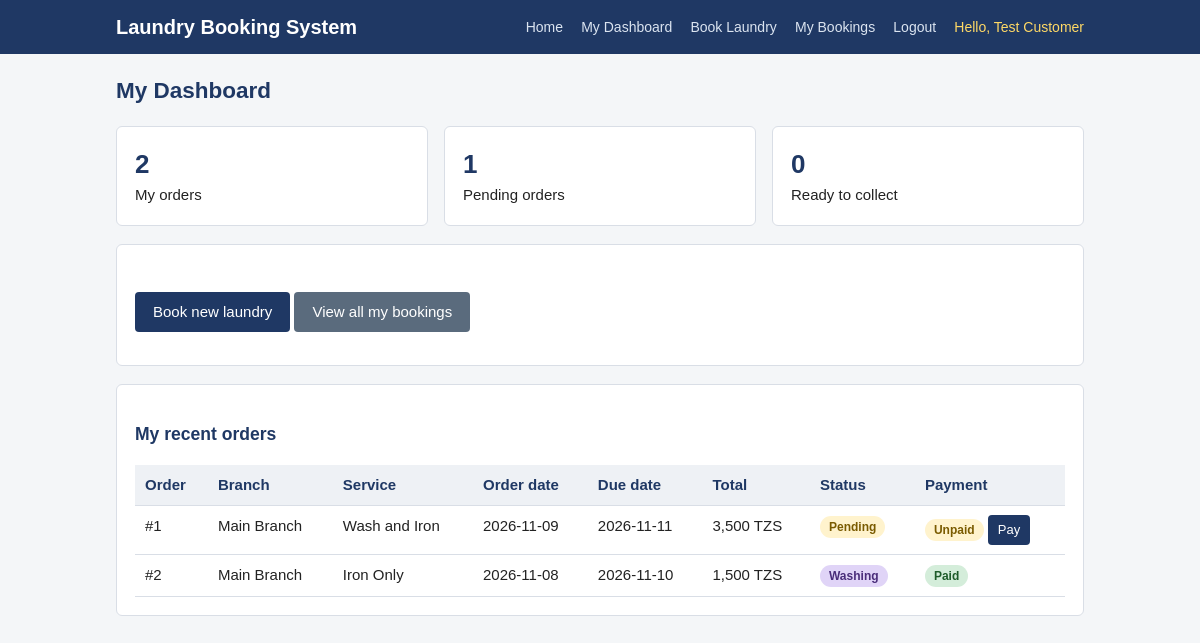
Page /dashboard.php (signed in) on the committed database.
### tables this page shows
CREATE TABLE Laundry_Order (
    Order_id INT AUTO_INCREMENT PRIMARY KEY,
    Customer_id INT NOT NULL,
    Employee_id INT NULL,
    Branch_id INT NOT NULL,
    Order_date DATE NOT NULL,
    Due_date DATE NOT NULL,
    Order_status VARCHAR(50) NOT NULL DEFAULT 'Pending',
    Total_amount DECIMAL(10,2) NOT NULL,
    FOREIGN KEY (Customer_id) REFERENCES Customer (Customer_id)
        ON UPDATE CASCADE ON DELETE RESTRICT,
    FOREIGN KEY (Employee_id) REFERENCES Employee (Employee_id)
        ON UPDATE CASCADE ON DELETE SET NULL,
    FOREIGN KEY (Branch_id) REFERENCES Branch (Branch_id)
        ON UPDATE CASCADE ON DELETE RESTRICT
);

CREATE TABLE Branch (
    Branch_id INT AUTO_INCREMENT PRIMARY KEY,
    Branch_name VARCHAR(100) NOT NULL,
    Branch_address VARCHAR(50) NOT NULL,
    Branch_phone VARCHAR(20) NOT NULL
);

### config.php (called while the page is built, shortened)
<?php
function e($value) {
    return htmlspecialchars((string) $value, ENT_QUOTES, 'UTF-8');
}
function current_user() {
    return [
        'id'    => $_SESSION['user_id'],
        'type'  => $_SESSION['user_type'],
        'role'  => $_SESSION['user_role'],
        'name'  => $_SESSION['user_name'],
        'email' => $_SESSION['user_email'] ?? null,
    ];
}
function status_class($status) {
    switch ($status) {
        case 'Pending':    return 'badge-pending';
        case 'Washing':    return 'badge-washing';
    }
}

### dashboard.php (the view, shortened to what this page needs)
<?php
require_once __DIR__ . '/config.php';
$user = current_user();
$stmt = $pdo->prepare(
    'SELECT o.Order_id, o.Order_date, o.Due_date, o.Order_status,
            o.Total_amount, b.Branch_name, s.Service_name,
            (SELECT COUNT(*) FROM Payment p
              WHERE p.Order_id = o.Order_id AND p.Payment_status = ? ) AS paid_count
     FROM Laundry_Order o
     JOIN Branch b ON b.Branch_id = o.Branch_id
     LEFT JOIN Order_Item oi ON oi.Order_id = o.Order_id
     LEFT JOIN Service s ON s.Service_id = oi.Service_id
     WHERE o.Customer_id = ?
     ORDER BY o.Order_date DESC, o.Order_id DESC'
);
$stmt->execute(['Paid', $user['id']]);
$orders = $stmt->fetchAll();
$counts = ['total' => 0, 'pending' => 0, 'ready' => 0];
foreach ($orders as $o) {
    $counts['total']++;
    if ($o['Order_status'] === 'Pending') { $counts['pending']++; }
}
?>
<!DOCTYPE html>
<html lang="en">
<head>
<link rel="stylesheet" href="css/style.css">
</head>
<body>
<header>
  <div class="wrap">
    <h1><a href="index.php">Laundry Booking System</a></h1>
    <nav>
      <a href="index.php">Home</a>
      <a href="dashboard.php">My Dashboard</a>
      <a href="book.php">Book Laundry</a>
      <a href="my-bookings.php">My Bookings</a>
      <a href="logout.php">Logout</a>
      <span class="who">Hello, <?php echo e($user['name']); ?></span>
    </nav>
  </div>
</header>
<main><div class="wrap">
<h2>My Dashboard</h2>
<div class="grid">
  <div class="card"><div class="big"><?php echo (int) $counts['total']; ?></div>My orders</div>
  <div class="card"><div class="big"><?php echo (int) $counts['pending']; ?></div>Pending orders</div>
  <div class="card"><div class="big"><?php echo (int) $counts['ready']; ?></div>Ready to collect</div>
</div>
<div class="card">
  <p><a class="btn" href="book.php">Book new laundry</a>
  <a class="btn btn-secondary" href="my-bookings.php">View all my bookings</a></p>
</div>
<div class="card">
  <h3>My recent orders</h3>
  <?php if ($orders): ?>
    <div class="table-wrap"><table>
      <tr>
        <th>Order</th><th>Branch</th><th>Service</th><th>Order date</th>
        <th>Due date</th><th>Total</th><th>Status</th><th>Payment</th>
      </tr>
      <?php foreach ($orders as $o): ?>
        <tr>
          <td>#<?php echo (int) $o['Order_id']; ?></td>
          <td><?php echo e($o['Branch_name']); ?></td>
          <td><?php echo e($o['Service_name'] ?? '-'); ?></td>
          <td><?php echo e($o['Order_date']); ?></td>
          <td><?php echo e($o['Due_date']); ?></td>
          <td><?php echo number_format((float) $o['Total_amount'], 0); ?> TZS</td>
          <td><span class="badge <?php echo e(status_class($o['Order_status'])); ?>"><?php echo e($o['Order_status']); ?></span></td>
          <td>
            <?php if ((int) $o['paid_count'] > 0): ?>
              <span class="badge badge-paid">Paid</span>
            <?php else: ?>
              <span class="badge badge-unpaid">Unpaid</span>
              <a class="btn btn-small" href="payment.php?order_id=<?php echo (int) $o['Order_id']; ?>">Pay</a>
            <?php endif; ?>
          </td>
        </tr>
      <?php endforeach; ?>
    </table></div>
  <?php else: ?>
    <p>You have no orders yet. <a href="book.php">Book your first laundry</a>.</p>
  <?php endif; ?>
</div>
</div></main>
</body>
</html>

### css/style.css (style rules this page uses)
* { box-sizing: border-box; }
body { margin: 0; font-family: Arial, Helvetica, sans-serif; font-size: 15px; line-height: 1.5; color: #222; background: #f4f6f8; }
a { color: #1f3864; }
header { background: #1f3864; color: #fff; padding: 12px 0; }
header .wrap { max-width: 1000px; margin: 0 auto; padding: 0 16px; display: flex; align-items: center; justify-content: space-between; flex-wrap: wrap; gap: 8px; }
header h1 { margin: 0; font-size: 20px; }
header h1 a { color: #fff; text-decoration: none; }
nav a { color: #dbe4f0; text-decoration: none; margin-left: 14px; font-size: 14px; }
nav .who { color: #ffd966; margin-left: 14px; font-size: 14px; }
.wrap { max-width: 1000px; margin: 0 auto; padding: 0 16px; }
main { padding: 20px 0 40px; }
h2 { color: #1f3864; margin-top: 0; }
h3 { color: #1f3864; }
.card { background: #fff; border: 1px solid #d9dee6; border-radius: 6px; padding: 18px; margin-bottom: 18px; }
.grid { display: flex; gap: 16px; flex-wrap: wrap; }
.grid .card { flex: 1 1 220px; }
.big { font-size: 26px; font-weight: bold; color: #1f3864; }
.btn { display: inline-block; padding: 9px 18px; border: none; border-radius: 4px; background: #1f3864; color: #fff; font-size: 15px; cursor: pointer; text-decoration: none; margin-top: 14px; }
.btn-secondary { background: #5a6b7d; }
.btn-small { padding: 5px 10px; font-size: 13px; margin-top: 0; }
table { width: 100%; border-collapse: collapse; background: #fff; }
th, td { padding: 9px 10px; border-bottom: 1px solid #d9dee6; text-align: left; vertical-align: top; }
th { background: #eef1f5; color: #1f3864; }
.table-wrap { overflow-x: auto; }
.badge { display: inline-block; padding: 2px 9px; border-radius: 20px; font-size: 12px; font-weight: bold; white-space: nowrap; }
.badge-pending { background: #fff3cd; color: #7a5b00; }
.badge-washing { background: #e0d4f7; color: #4a2d7a; }
.badge-paid { background: #d4edda; color: #1e5c2a; }
.badge-unpaid { background: #fff3cd; color: #7a5b00; }

### rows in the picture
laundry_order: Order_id "1", Branch.Branch_name "Main Branch", Service_name "Wash and Iron", Order_date "2026-11-09", Due_date "2026-11-11", Total_amount "3,500", Order_status "Pending"
laundry_order: Order_id "2", Branch.Branch_name "Main Branch", Service_name "Iron Only", Order_date "2026-11-08", Due_date "2026-11-10", Total_amount "1,500", Order_status "Washing", shows "Paid"

### other values in the picture
$user['name'] "Test Customer"
$counts['total'] "2"
$counts['pending'] "1"
$counts['ready'] "0"
